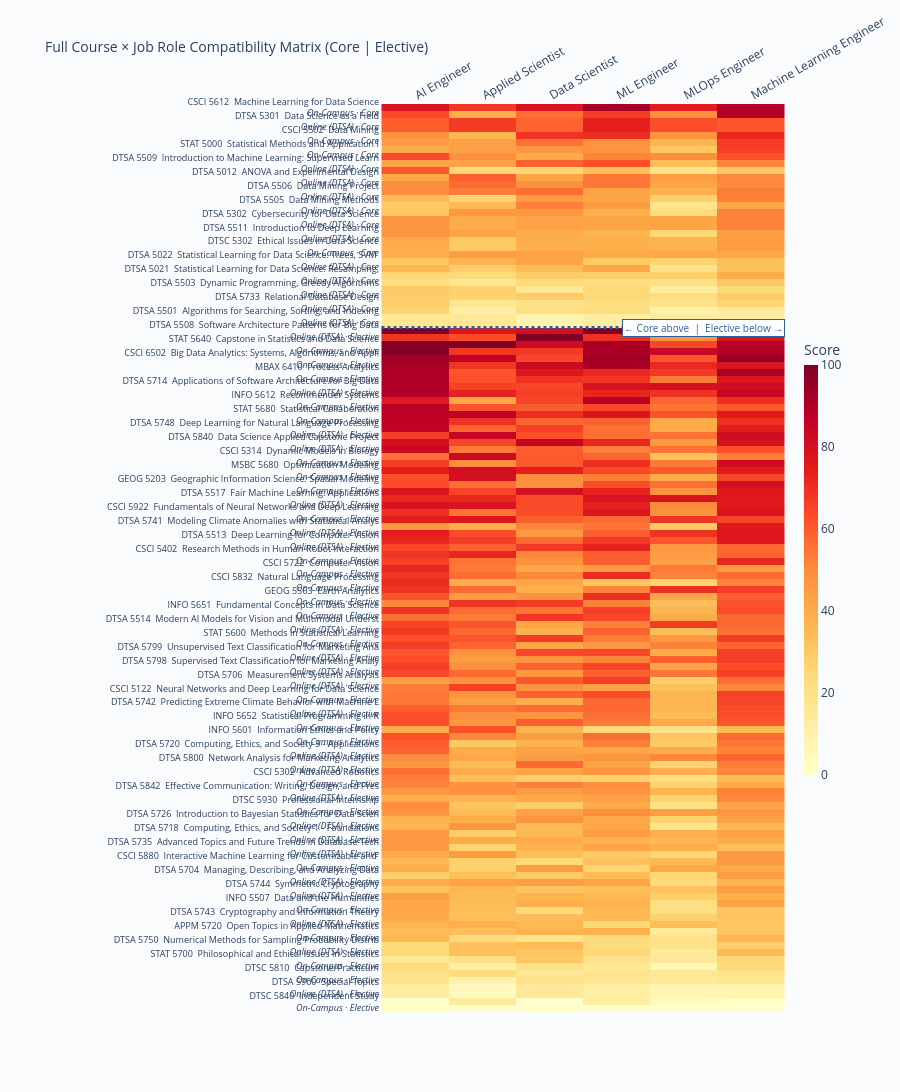

The notebook cell this image was saved under:
### Code cell
# ── Interactive full matrix (Plotly) — coloured marker column on left ──
hover_labels = [
    f"{c}  {title_map.get(c,'')[:50]}<br>"
    f"<i>{stype_map.get(c,'')} · {cat_map.get(c,'')}</i>"
    for c in sim_sorted.index
]

# Build a colour column (first column = category indicator)
cat_indicator = [1 if cat_map.get(c) == 'Core' else 0 for c in sim_sorted.index]

fig = go.Figure()
fig.add_trace(go.Heatmap(
    z          = sim_sorted.values,
    x          = role_labels,
    y          = hover_labels,
    colorscale = 'YlOrRd',
    colorbar   = dict(title='Score', thickness=14, len=0.5, x=1.02),
    zmin=0, zmax=100,
    hovertemplate='<b>%{y}</b><br>Role: %{x}<br>Score: %{z:.1f}<extra></extra>',
))
# Divider line between Core and Elective
fig.add_shape(type='line',
    x0=-0.5, x1=n_roles - 0.5,
    y0=n_core_total - 0.5, y1=n_core_total - 0.5,
    line=dict(color='#2D5F9E', width=3, dash='dot'),
)
fig.add_annotation(
    x=n_roles - 0.5, y=n_core_total - 0.5,
    text='← Core above  |  Elective below →',
    showarrow=False, xanchor='right',
    font=dict(size=10, color='#2D5F9E'),
    bgcolor='white', bordercolor='#2D5F9E', borderwidth=1,
)
fig.update_layout(
    title=dict(text='Full Course × Job Role Compatibility Matrix (Core | Elective)', font_size=14),
    height=max(700, len(sim_sorted) * 13 + 140),
    margin=dict(l=380, r=60, t=70, b=80),
    xaxis=dict(side='top', tickangle=-30),
    yaxis=dict(tickfont_size=9, autorange='reversed'),
    paper_bgcolor='#FAFBFD', plot_bgcolor='#FAFBFD',
)
fig.show()

### Figure 1 — Plotly figure (JSON) as saved in the notebook; plotly's stock layout.template omitted (floating-point values rounded to 4 significant figures; data arrays with more than 128 entries replaced by an {"elided": "..."} marker saying what was removed)
{"data": [{"colorbar": {"len": 0.5, "thickness": 14, "title": {"text": "Score"}, "x": 1.02}, "colorscale": [[0.0, "rgb(255,255,204)"], [0.125, "rgb(255,237,160)"], [0.25, "rgb(254,217,118)"], [0.375, "rgb(254,178,76)"], [0.5, "rgb(253,141,60)"], [0.625, "rgb(252,78,42)"], [0.75, "rgb(227,26,28)"], [0.875, "rgb(189,0,38)"], [1.0, "rgb(128,0,38)"]], "hovertemplate": "<b>%{y}</b><br>Role: %{x}<br>Score: %{z:.1f}<extra></extra>", "type": "heatmap", "x": ["AI Engineer", "Applied Scientist", "Data Scientist", "ML Engineer", "MLOps Engineer", "Machine Learning Engineer"], "y": {"elided": "130 str values"}, "z": {"elided": "130x6 float values"}, "zmax": 100, "zmin": 0}], "layout": {"annotations": [{"bgcolor": "white", "bordercolor": "#2D5F9E", "borderwidth": 1, "font": {"color": "#2D5F9E", "size": 10}, "showarrow": false, "text": "← Core above  |  Elective below →", "x": 5.5, "xanchor": "right", "y": 31.5}], "height": 1830, "margin": {"b": 80, "l": 380, "r": 60, "t": 70}, "paper_bgcolor": "#FAFBFD", "plot_bgcolor": "#FAFBFD", "shapes": [{"line": {"color": "#2D5F9E", "dash": "dot", "width": 3}, "type": "line", "x0": -0.5, "x1": 5.5, "y0": 31.5, "y1": 31.5}], "title": {"font": {"size": 14}, "text": "Full Course × Job Role Compatibility Matrix (Core | Elective)"}, "xaxis": {"side": "top", "tickangle": -30}, "yaxis": {"autorange": "reversed", "tickfont": {"size": 9}}}}
